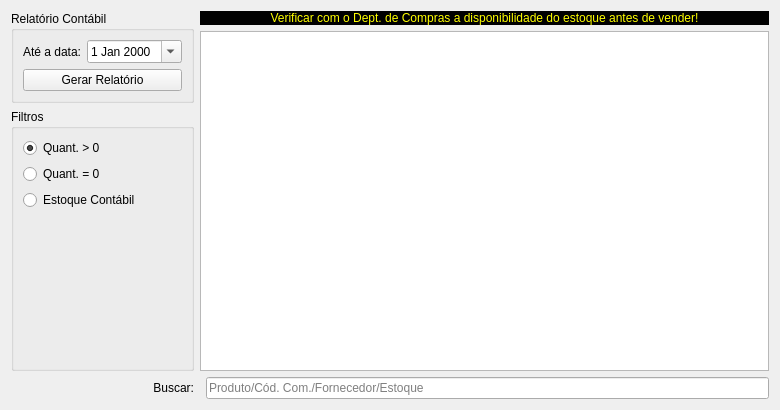
<?xml version="1.0" encoding="UTF-8"?>
<ui version="4.0">
 <class>WidgetEstoque</class>
 <widget class="QWidget" name="WidgetEstoque">
  <property name="geometry">
   <rect>
    <x>0</x>
    <y>0</y>
    <width>780</width>
    <height>410</height>
   </rect>
  </property>
  <property name="windowTitle">
   <string>Form</string>
  </property>
  <layout class="QGridLayout" name="gridLayout">
   <item row="3" column="0">
    <widget class="QLabel" name="label_2">
     <property name="enabled">
      <bool>true</bool>
     </property>
     <property name="text">
      <string>Buscar:</string>
     </property>
     <property name="alignment">
      <set>Qt::AlignRight|Qt::AlignTrailing|Qt::AlignVCenter</set>
     </property>
    </widget>
   </item>
   <item row="3" column="2">
    <widget class="QLineEdit" name="lineEditBusca">
     <property name="enabled">
      <bool>true</bool>
     </property>
     <property name="placeholderText">
      <string>Produto/Cód. Com./Fornecedor/Estoque</string>
     </property>
    </widget>
   </item>
   <item row="1" column="1" rowspan="2" colspan="2">
    <widget class="TableView" name="table">
     <property name="mouseTracking">
      <bool>true</bool>
     </property>
     <property name="editTriggers">
      <set>QAbstractItemView::NoEditTriggers</set>
     </property>
     <property name="alternatingRowColors">
      <bool>true</bool>
     </property>
     <property name="selectionBehavior">
      <enum>QAbstractItemView::SelectRows</enum>
     </property>
     <property name="sortingEnabled">
      <bool>true</bool>
     </property>
    </widget>
   </item>
   <item row="2" column="0">
    <widget class="QGroupBox" name="groupBoxFiltros">
     <property name="title">
      <string>Filtros</string>
     </property>
     <layout class="QGridLayout" name="gridLayout_2">
      <item row="1" column="0">
       <widget class="QRadioButton" name="radioButtonEstoqueZerado">
        <property name="text">
         <string>Quant. = 0</string>
        </property>
       </widget>
      </item>
      <item row="0" column="0">
       <widget class="QRadioButton" name="radioButtonMaior">
        <property name="text">
         <string>Quant. &gt; 0</string>
        </property>
        <property name="checked">
         <bool>true</bool>
        </property>
       </widget>
      </item>
      <item row="3" column="0">
       <spacer name="verticalSpacer">
        <property name="orientation">
         <enum>Qt::Vertical</enum>
        </property>
        <property name="sizeHint" stdset="0">
         <size>
          <width>20</width>
          <height>40</height>
         </size>
        </property>
       </spacer>
      </item>
      <item row="2" column="0">
       <widget class="QRadioButton" name="radioButtonEstoqueContabil">
        <property name="enabled">
         <bool>true</bool>
        </property>
        <property name="text">
         <string>Estoque Contábil</string>
        </property>
       </widget>
      </item>
     </layout>
    </widget>
   </item>
   <item row="0" column="1" colspan="2">
    <widget class="QLabel" name="label_3">
     <property name="sizePolicy">
      <sizepolicy hsizetype="Preferred" vsizetype="Fixed">
       <horstretch>0</horstretch>
       <verstretch>0</verstretch>
      </sizepolicy>
     </property>
     <property name="autoFillBackground">
      <bool>false</bool>
     </property>
     <property name="styleSheet">
      <string notr="true">background-color: rgb(0, 0, 0);
color: rgb(255, 255, 0);</string>
     </property>
     <property name="text">
      <string>Verificar com o Dept. de Compras a disponibilidade do estoque antes de vender!</string>
     </property>
     <property name="alignment">
      <set>Qt::AlignCenter</set>
     </property>
    </widget>
   </item>
   <item row="0" column="0" rowspan="2">
    <widget class="QGroupBox" name="groupBoxRelatorio">
     <property name="title">
      <string>Relatório Contábil</string>
     </property>
     <layout class="QGridLayout" name="gridLayout_3">
      <item row="0" column="1">
       <widget class="QDateEdit" name="dateEditMes">
        <property name="enabled">
         <bool>true</bool>
        </property>
        <property name="calendarPopup">
         <bool>true</bool>
        </property>
       </widget>
      </item>
      <item row="0" column="0">
       <widget class="QLabel" name="label">
        <property name="text">
         <string>Até a data:</string>
        </property>
       </widget>
      </item>
      <item row="1" column="0" colspan="2">
       <widget class="QPushButton" name="pushButtonRelatorio">
        <property name="enabled">
         <bool>true</bool>
        </property>
        <property name="text">
         <string>Gerar Relatório</string>
        </property>
       </widget>
      </item>
     </layout>
    </widget>
   </item>
  </layout>
 </widget>
 <customwidgets>
  <customwidget>
   <class>TableView</class>
   <extends>QTableView</extends>
   <header>src/tableview.h</header>
  </customwidget>
 </customwidgets>
 <resources/>
 <connections/>
</ui>
